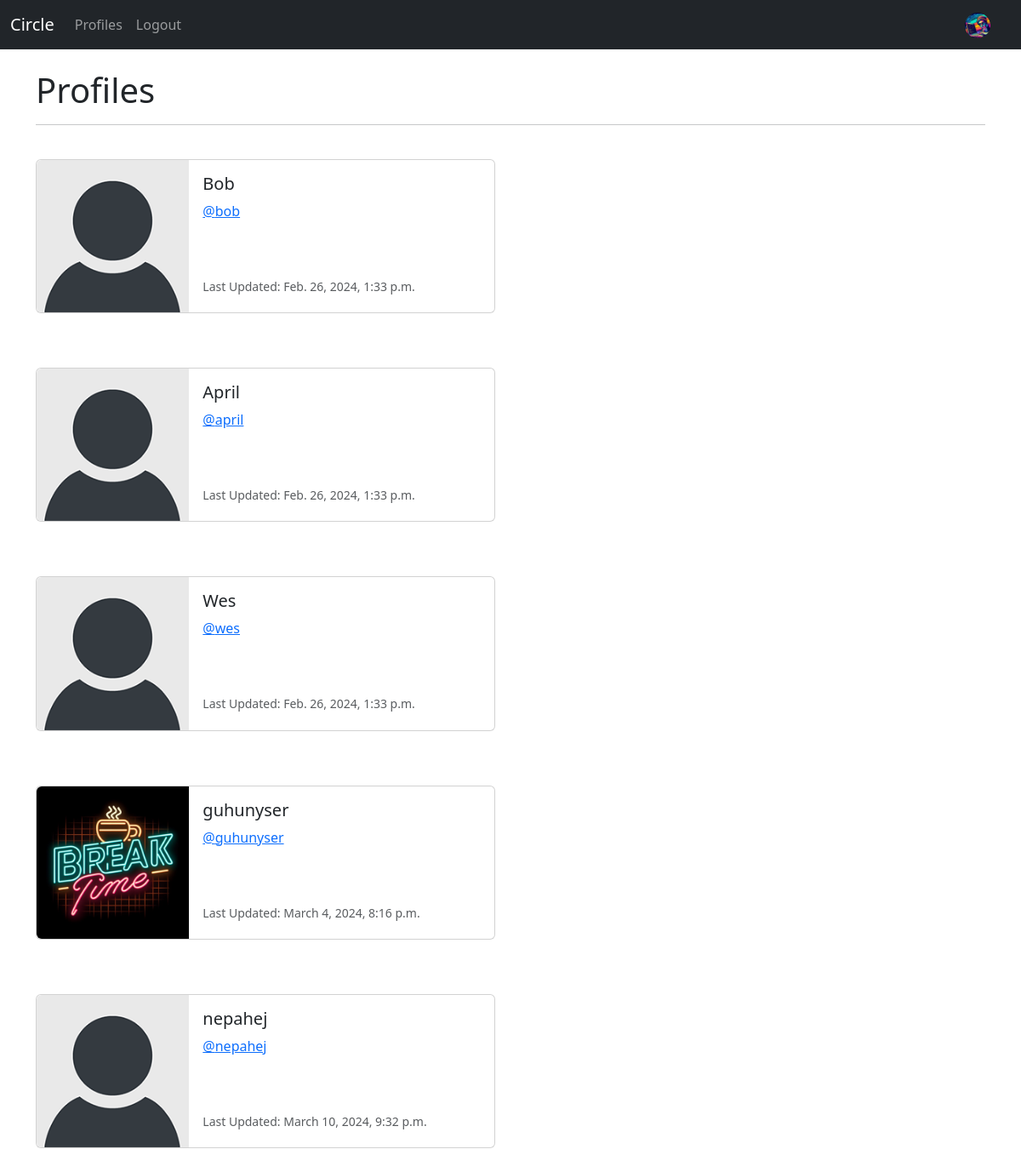
The page /profile_list/ (signed in) on the database as committed earlier.
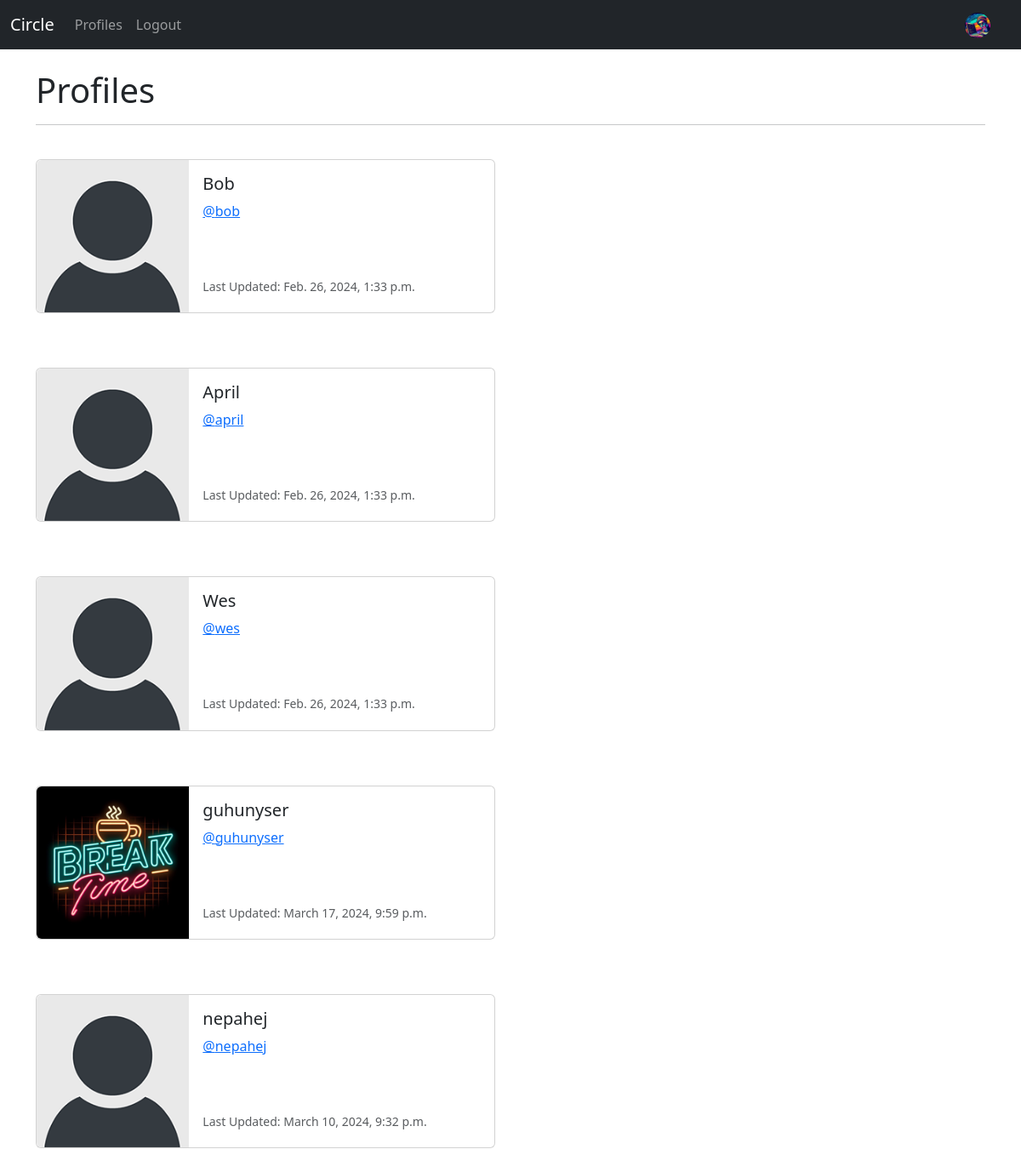
The same page on the database as committed later.
### circle/models.py (models this page shows, shortened)
class Profile(models.Model):
    user = models.OneToOneField( User, on_delete=models.CASCADE)
    follows = models.ManyToManyField("self",
        related_name="followed_by",
        symmetrical=False,
        blank=True)
    date_modified = models.DateTimeField(User, auto_now=True)
    profile_image = models.ImageField(null=True,blank=True, upload_to="images/")
    profile_bio = models.CharField(null=True, blank=True, max_length=500)
    hompage_link = models.CharField(null=True, blank=True, max_length=250)
    facebook_link = models.CharField(null=True, blank=True, max_length=250)
    instagram_link = models.CharField(null=True, blank=True, max_length=250)
    linkedin_link = models.CharField(null=True, blank=True, max_length=250)
    github_link =models.CharField(null=True, blank=True, max_length=250)

### circle/views.py (the view)
# urls.py: path('profile_list/', views.profile_list, name='profile_list'),
def profile_list(request):
    if request.user.is_authenticated:
        profiles = Profile.objects.exclude(user=request.user)
        return render(request, 'profile_list.html', {"profiles":profiles} )
    else:
        messages.success(request, ("You must be logged in to View Page..."))
        return redirect('home')

### circle/templates/profile_list.html
{% extends 'base.html' %}
{% load static %}
{% block content %}
<h1>Profiles</h1>
<hr/>
<br/>
{% if profiles %}
   {% for profile in profiles %}
   <div class="card mb-3" style="max-width: 540px;">
    <div class="row g-0">
      <div class="col-md-4">
      {%  if profile.profile_image %}
        <img src="{{ profile.profile_image.url }}" width=200 height=200 class="img-fluid rounded-start" alt="{{profile.user.username}}">
      {% else %}
        <img src="{% static 'images/default_profile_pic.png' %}" class="img-fluid rounded-start" alt="Profile Image">
      {% endif %}
      </div>
      <div class="col-md-8">
        <div class="card-body">
          <h5 class="card-title">{{ profile.user.username }}</h5>
          <p class="card-text"><a href="{% url 'profile' profile.user.id %}">@{{ profile.user.username | lower}}</a></a></p><br/><br/>
          <p class="card-text"><small class="text-body-secondary">Last Updated: {{ profile.date_modified }}
        </small></p>
        </div>
      </div>
    </div>
  </div>
  <br/>
  <br/>
   {% endfor %}
{% endif %}
{% endblock %}

### circle/templates/base.html (shortened to what this page needs)
<!doctype html>
<html lang="en">
  <head>
    <link href="https://cdn.jsdelivr.net/npm/bootstrap@5.3.3/dist/css/bootstrap.min.css" rel="stylesheet">
  </head>
  <body>
    {% include 'navbar.html' %}
    <div class="container">
      <br/>
        {% block content %}
        {% endblock %}
    </div>
  </body>
</html>

### circle/templates/navbar.html (shortened to what this page needs)
{% load static %}
<nav class="navbar navbar-expand-lg navbar-dark bg-dark">
    <div class="container-fluid">
      <a class="navbar-brand" href="{% url 'home' %}">Circle</a>
      <div class="collapse navbar-collapse" id="navbarSupportedContent">
        <ul class="navbar-nav me-auto mb-2 mb-lg-0">
          <li class="nav-item">
            <a class="nav-link" href="{% url 'profile_list' %}">Profiles</a>
          </li>
          {% if user.is_authenticated %}
          <li class="nav-item">
            <a class="nav-link" href="{% url 'logout' %}">Logout</a>
        </li>
          {% endif %}
        </ul>
{% if user.is_authenticated %}
          <ul class="navbar-nav ml-auto">
            <li class="nav-link navbar-brand">
              <a href="{% url 'profile' request.user.id %}">
      {% if user.profile.profile_image %}
                <img src="{{ user.profile.profile_image.url}}" class="rounded-circle" width=30 >
      {% else %}
                <img src="{% static 'images/default_profile_pic.png' %}" class="img-fluid rounded-circle" alt="Profile Image" width=30>
      {% endif %}
              </a>
            </li>
          </ul>
{%  endif  %}
      </div>
    </div>
  </nav>

Rows that differ between the two databases and show on the page:
changed Profile "guhunyser": date_modified "March 4, 2024, 8:16 p.m." → "March 17, 2024, 9:59 p.m."
